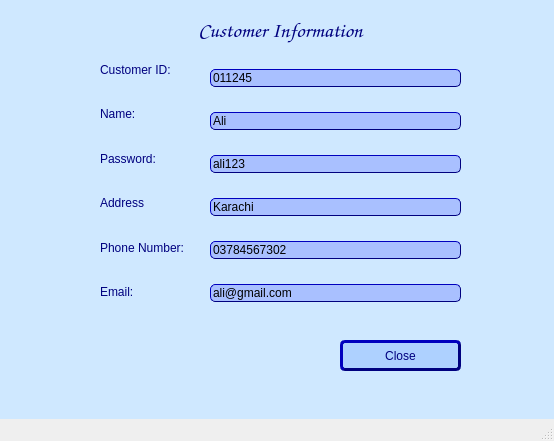
<?xml version="1.0" encoding="UTF-8"?>
<ui version="4.0">
 <class>MainWindow</class>
 <widget class="QMainWindow" name="MainWindow">
  <property name="geometry">
   <rect>
    <x>0</x>
    <y>0</y>
    <width>554</width>
    <height>441</height>
   </rect>
  </property>
  <property name="windowTitle">
   <string>MainWindow</string>
  </property>
  <widget class="QWidget" name="centralwidget">
   <widget class="QWidget" name="layoutWidget">
    <property name="geometry">
     <rect>
      <x>210</x>
      <y>50</y>
      <width>251</width>
      <height>271</height>
     </rect>
    </property>
    <layout class="QVBoxLayout" name="verticalLayout">
     <item>
      <widget class="QLineEdit" name="lineEdit">
       <property name="styleSheet">
        <string notr="true">background-color: rgb(169, 192, 255);
border-style: outset;
border-width: 1px;
border-radius: 5px;
border-color: #00007f;</string>
       </property>
       <property name="text">
        <string>011245</string>
       </property>
      </widget>
     </item>
     <item>
      <widget class="QLineEdit" name="titleline">
       <property name="styleSheet">
        <string notr="true">background-color: rgb(169, 192, 255);
border-style: outset;
border-width: 1px;
border-radius: 5px;
border-color: #00007f;</string>
       </property>
       <property name="text">
        <string>Ali</string>
       </property>
      </widget>
     </item>
     <item>
      <widget class="QLineEdit" name="titleline_2">
       <property name="styleSheet">
        <string notr="true">background-color: rgb(169, 192, 255);
border-style: outset;
border-width: 1px;
border-radius: 5px;
border-color: #00007f;</string>
       </property>
       <property name="text">
        <string>ali123</string>
       </property>
      </widget>
     </item>
     <item>
      <widget class="QLineEdit" name="lineEdit_2">
       <property name="styleSheet">
        <string notr="true">background-color: rgb(169, 192, 255);
border-style: outset;
border-width: 1px;
border-radius: 5px;
border-color: #00007f;</string>
       </property>
       <property name="text">
        <string>Karachi</string>
       </property>
      </widget>
     </item>
     <item>
      <widget class="QLineEdit" name="lineEdit_3">
       <property name="styleSheet">
        <string notr="true">background-color: rgb(169, 192, 255);
border-style: outset;
border-width: 1px;
border-radius: 5px;
border-color: #00007f;</string>
       </property>
       <property name="text">
        <string>03784567302</string>
       </property>
      </widget>
     </item>
     <item>
      <widget class="QLineEdit" name="lineEdit_4">
       <property name="styleSheet">
        <string notr="true">background-color: rgb(169, 192, 255);
border-style: outset;
border-width: 1px;
border-radius: 5px;
border-color: #00007f;</string>
       </property>
       <property name="text">
        <string>ali@gmail.com</string>
       </property>
      </widget>
     </item>
    </layout>
   </widget>
   <widget class="QWidget" name="layoutWidget_2">
    <property name="geometry">
     <rect>
      <x>100</x>
      <y>50</y>
      <width>103</width>
      <height>261</height>
     </rect>
    </property>
    <layout class="QVBoxLayout" name="verticalLayout_2">
     <item>
      <widget class="QLabel" name="label">
       <property name="styleSheet">
        <string notr="true">font: 8pt &quot;Comic Sans MS&quot;;
color:rgb(0, 0, 127)
</string>
       </property>
       <property name="text">
        <string>Customer ID:</string>
       </property>
      </widget>
     </item>
     <item>
      <widget class="QLabel" name="label_2">
       <property name="styleSheet">
        <string notr="true">font: 8pt &quot;Comic Sans MS&quot;;
color:rgb(0, 0, 127)
</string>
       </property>
       <property name="text">
        <string>Name:</string>
       </property>
      </widget>
     </item>
     <item>
      <widget class="QLabel" name="label_4">
       <property name="styleSheet">
        <string notr="true">font: 8pt &quot;Comic Sans MS&quot;;
color:rgb(0, 0, 127)
</string>
       </property>
       <property name="text">
        <string>Password:</string>
       </property>
      </widget>
     </item>
     <item>
      <widget class="QLabel" name="label_3">
       <property name="styleSheet">
        <string notr="true">font: 8pt &quot;Comic Sans MS&quot;;
color:rgb(0, 0, 127)
</string>
       </property>
       <property name="text">
        <string>Address</string>
       </property>
      </widget>
     </item>
     <item>
      <widget class="QLabel" name="label_5">
       <property name="styleSheet">
        <string notr="true">font: 8pt &quot;Comic Sans MS&quot;;
color:rgb(0, 0, 127)
</string>
       </property>
       <property name="text">
        <string>Phone Number:</string>
       </property>
      </widget>
     </item>
     <item>
      <widget class="QLabel" name="label_6">
       <property name="styleSheet">
        <string notr="true">font: 8pt &quot;Comic Sans MS&quot;;
color:rgb(0, 0, 127)
</string>
       </property>
       <property name="text">
        <string>Email:</string>
       </property>
      </widget>
     </item>
    </layout>
   </widget>
   <widget class="QPushButton" name="closeButton_2">
    <property name="geometry">
     <rect>
      <x>340</x>
      <y>340</y>
      <width>121</width>
      <height>31</height>
     </rect>
    </property>
    <property name="styleSheet">
     <string notr="true">background-color: rgb(174, 209, 255);
font: 10pt &quot;Comic Sans MS&quot;;
color: #00007f;
border-style: outset;
border-width: 3px;
border-radius: 5px;
border-color: #00007f;
</string>
    </property>
    <property name="text">
     <string>Close</string>
    </property>
   </widget>
   <widget class="QLabel" name="label_12">
    <property name="geometry">
     <rect>
      <x>180</x>
      <y>10</y>
      <width>201</width>
      <height>41</height>
     </rect>
    </property>
    <property name="font">
     <font>
      <family>Comic Sans MS</family>
      <pointsize>16</pointsize>
     </font>
    </property>
    <property name="styleSheet">
     <string notr="true"/>
    </property>
    <property name="text">
     <string>&lt;html&gt;&lt;head/&gt;&lt;body&gt;&lt;p&gt;&lt;span style=&quot; color:#00007f;&quot;&gt;Customer Information&lt;/span&gt;&lt;/p&gt;&lt;/body&gt;&lt;/html&gt;</string>
    </property>
    <property name="alignment">
     <set>Qt::AlignCenter</set>
    </property>
   </widget>
   <widget class="QLabel" name="label_7">
    <property name="geometry">
     <rect>
      <x>-30</x>
      <y>-40</y>
      <width>851</width>
      <height>741</height>
     </rect>
    </property>
    <property name="autoFillBackground">
     <bool>false</bool>
    </property>
    <property name="styleSheet">
     <string notr="true">

background-color: rgb(207, 232, 255);
</string>
    </property>
    <property name="frameShape">
     <enum>QFrame::Panel</enum>
    </property>
    <property name="text">
     <string/>
    </property>
   </widget>
   <zorder>label_7</zorder>
   <zorder>layoutWidget</zorder>
   <zorder>layoutWidget_2</zorder>
   <zorder>closeButton_2</zorder>
   <zorder>label_12</zorder>
  </widget>
  <widget class="QMenuBar" name="menubar">
   <property name="geometry">
    <rect>
     <x>0</x>
     <y>0</y>
     <width>554</width>
     <height>18</height>
    </rect>
   </property>
  </widget>
  <widget class="QStatusBar" name="statusbar"/>
 </widget>
 <resources/>
 <connections/>
</ui>
